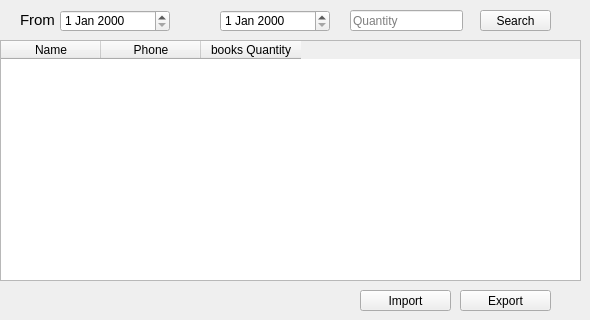
      <widget class="QWidget" name="tab_12">
       <attribute name="title">
        <string>Client reports</string>
       </attribute>
       <widget class="QLabel" name="label_16">
        <property name="geometry">
         <rect>
          <x>20</x>
          <y>10</y>
          <width>35</width>
          <height>20</height>
         </rect>
        </property>
        <property name="font">
         <font>
          <pointsize>11</pointsize>
         </font>
        </property>
        <property name="text">
         <string>From</string>
        </property>
       </widget>
       <widget class="QLineEdit" name="lineEdit_9">
        <property name="geometry">
         <rect>
          <x>350</x>
          <y>10</y>
          <width>113</width>
          <height>21</height>
         </rect>
        </property>
        <property name="placeholderText">
         <string>Quantity</string>
        </property>
       </widget>
       <widget class="QDateEdit" name="dateEdit_3">
        <property name="geometry">
         <rect>
          <x>220</x>
          <y>10</y>
          <width>110</width>
          <height>22</height>
         </rect>
        </property>
       </widget>
       <widget class="QDateEdit" name="dateEdit_4">
        <property name="geometry">
         <rect>
          <x>60</x>
          <y>10</y>
          <width>110</width>
          <height>22</height>
         </rect>
        </property>
       </widget>
       <widget class="QPushButton" name="pushButton_24">
        <property name="geometry">
         <rect>
          <x>480</x>
          <y>10</y>
          <width>71</width>
          <height>21</height>
         </rect>
        </property>
        <property name="text">
         <string>Search</string>
        </property>
       </widget>
       <widget class="QTableWidget" name="tableWidget_6">
        <property name="geometry">
         <rect>
          <x>0</x>
          <y>40</y>
          <width>581</width>
          <height>241</height>
         </rect>
        </property>
        <column>
         <property name="text">
          <string>Name</string>
         </property>
        </column>
        <column>
         <property name="text">
          <string>Phone</string>
         </property>
        </column>
        <column>
         <property name="text">
          <string>books Quantity</string>
         </property>
        </column>
       </widget>
       <widget class="QPushButton" name="pushButton_42">
        <property name="geometry">
         <rect>
          <x>360</x>
          <y>290</y>
          <width>91</width>
          <height>21</height>
         </rect>
        </property>
        <property name="text">
         <string>Import</string>
        </property>
       </widget>
       <widget class="QPushButton" name="pushButton_43">
        <property name="geometry">
         <rect>
          <x>460</x>
          <y>290</y>
          <width>91</width>
          <height>21</height>
         </rect>
        </property>
        <property name="text">
         <string>Export</string>
        </property>
       </widget>
      </widget>
